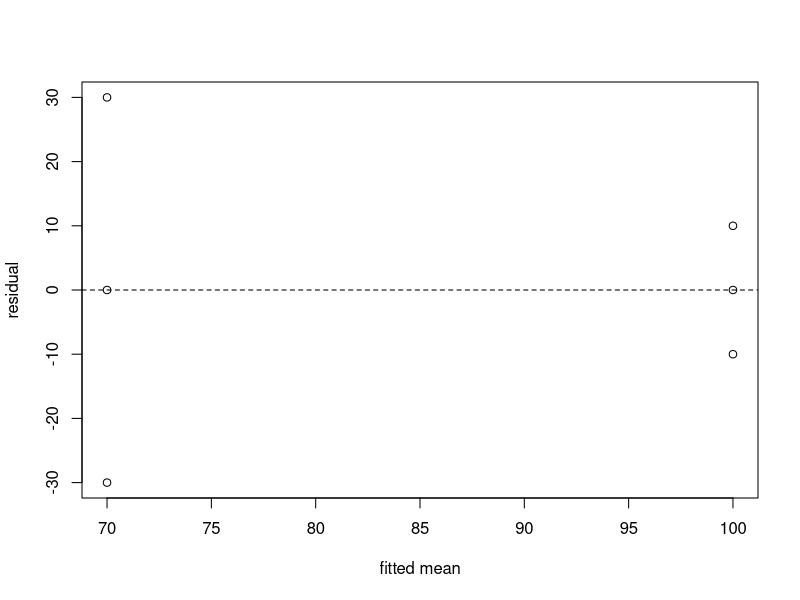

Generate this figure with R:
## ---- chunk 1
#| label: separate-vowel-means-and-spreads
#| echo: true
vowels <- data.frame(
  rate = rep(c("slow", "fast"), each = 3),
  duration = c(90, 100, 110, 40, 70, 100)
)

aggregate(
  duration ~ rate,
  data = vowels,
  FUN = function(x) c(mean = mean(x), sd = sd(x))
)
## ---- chunk 2
#| label: plot-vowel-residual-spread
#| echo: true
fit <- lm(duration ~ rate, data = vowels)

plot(
  fitted(fit),
  residuals(fit),
  xlab = "fitted mean",
  ylab = "residual"
)
abline(h = 0, lty = 2)
## ---- chunk 3
#| label: summarize-vowel-residual-spread
#| echo: true
vowels$residual <- residuals(fit)
aggregate(residual ~ rate, data = vowels, FUN = sd)
